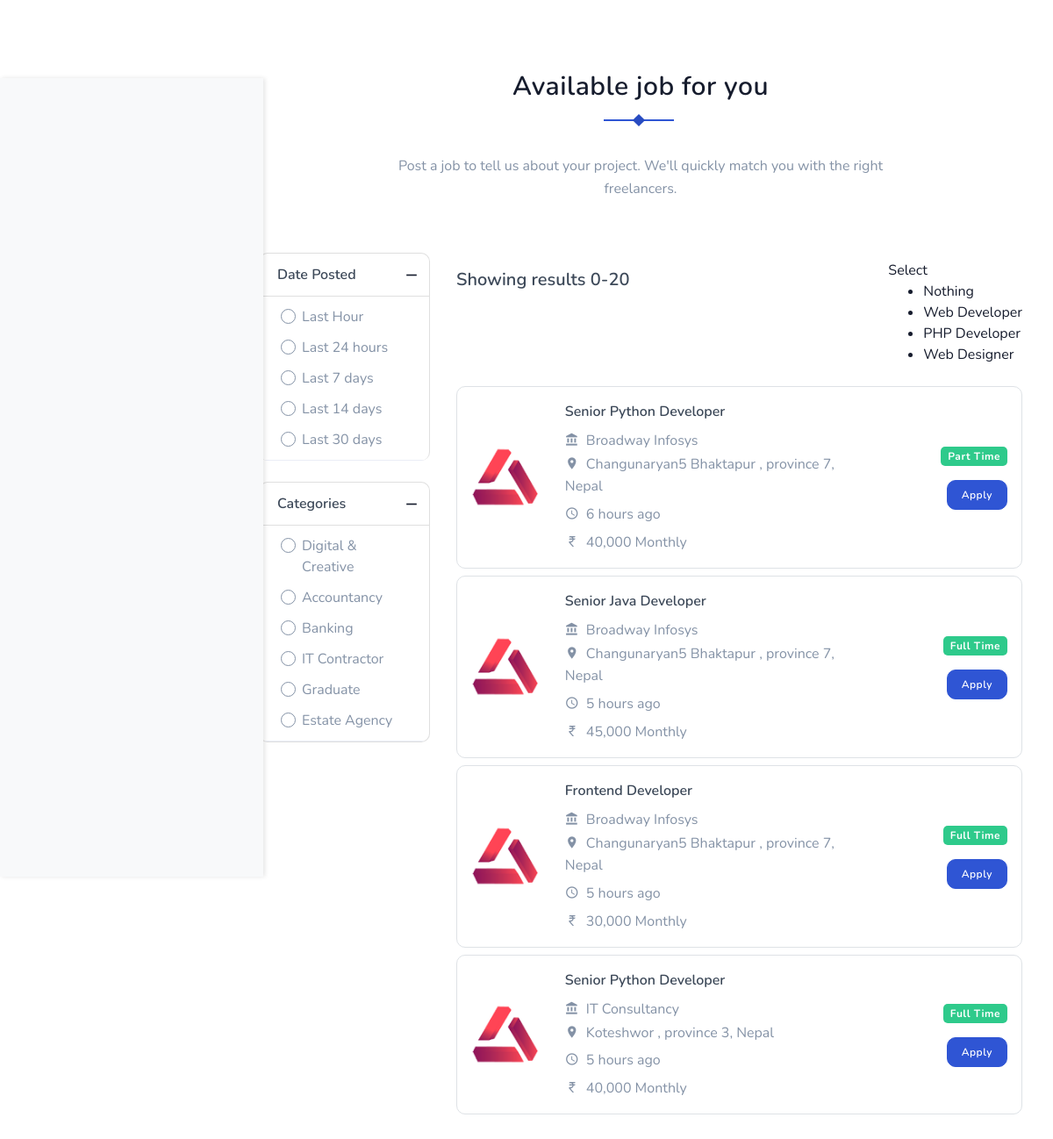
The page /job/aviliable_jobs/ on the database its author committed.
### job/models.py (models this page shows, shortened)
class Job(models.Model):
    company = models.ForeignKey(Company, on_delete=models.CASCADE)  # Renamed for clarity
    title = models.CharField(max_length=200)
    post_date_time = models.DateTimeField(auto_now_add=True, editable=False)
    date_posted = models.DateField(auto_now_add=True)
    salary = models.PositiveIntegerField()
    pay_mode = models.CharField(max_length=20, choices=PAY_MODE)
    job_type = models.CharField(max_length=50, choices=JOB_TYPE)
    job_location = models.CharField(max_length=200, choices=JOB_LOCATION)
    job_category = models.CharField(max_length=200, choices=JOB_CATEGORY)
    expiry_date = models.DateTimeField(null=True, blank=True)
    job_description = models.TextField()
    status = models.CharField(max_length=50, choices=STATUS, default='Pending')

### company/models.py (models this page shows)
class Company(models.Model):
    user = models.OneToOneField(User, on_delete=models.CASCADE)
    name = models.CharField(max_length=200)
    address = models.CharField(max_length=50, null= True)
    email = models.EmailField(max_length=50)
    phone_number = models.CharField(max_length=13)
    website = models.URLField()
    founded_in = models.PositiveIntegerField()
    primary_industry = models.CharField(max_length=100, choices=PRIMARY_INDUSTRY)
    province = models.CharField(max_length=20, choices=PROVINCE_CHOICES)
    company_size = models.CharField(max_length=20,choices=COMPANY_SIZES)
    country = models.CharField(max_length=20, choices=COUNTRY_CHOICES)
    linkedin = models.URLField()
    instagram = models.URLField()
    facebook = models.URLField()
    about_company = models.TextField()
    def __str__(self):
        return f"{self.name}"

### job/views.py (the view)
# urls.py: path('aviliable_jobs/', views.all_joblist, name='all_joblist'),
def all_joblist(request):
  jobs = Job.objects.filter(status = 'Active')
  context = {'jobs': jobs}
  return render(request, 'job/all_joblist.html', context)

### templates/job/all_joblist.html (shortened to what this page needs)
{% extends "base.html" %}
{% load static %}
{% load humanize %}
{% block content %}
   <section class="section pt-0">
    <div class="container mt-2">
      <div class="row justify-content-center">
            <div class="col-12">
                <div class="section-title text-center mb-4 pb-2">
                    <h4 class="title title-line pb-5">Available job for you</h4>
                    <p class="text-muted para-desc mx-auto mb-1">Post a job to tell us about your project. We'll quickly match you with the right freelancers.</p>
                </div>
            </div>
        </div>
        <div class="row">
            <div class="col-lg-3">
                <div class="left-sidebar">
                    <div class="accordion" id="accordionExample">
                        <div class="card rounded mt-4">
                            <a data-toggle="collapse" href="#collapseOne" class="job-list" aria-expanded="true" aria-controls="collapseOne">
                                <div class="card-header" id="headingOne">
                                    <h6 class="mb-0 text-dark f-18">Date Posted</h6>
                                </div>
                            </a>
                            <div id="collapseOne" class="collapse show" aria-labelledby="headingOne">
                                <div class="card-body p-0">
                                    <div class="custom-control custom-radio">
                                        <label class="custom-control-label ml-1 text-muted" for="customRadio1">Last Hour</label>
                                    </div>
                                    <div class="custom-control custom-radio">
                                        <label class="custom-control-label ml-1 text-muted" for="customRadio2">Last 24 hours</label>
                                    </div>
                                    <div class="custom-control custom-radio">
                                        <label class="custom-control-label ml-1 text-muted" for="customRadio3">Last 7 days</label>
                                    </div>
                                    <div class="custom-control custom-radio">
                                        <label class="custom-control-label ml-1 text-muted" for="customRadio4">Last 14 days</label>
                                    </div>
                                    <div class="custom-control custom-radio">
                                        <label class="custom-control-label ml-1 text-muted" for="customRadio5">Last 30 days</label>
                                    </div>
                                </div>
                            </div>
                        </div>
                        <div class="card rounded mt-4">
                            <a data-toggle="collapse" href="#collapsetwo" class="job-list" aria-expanded="true" aria-controls="collapsetwo">
                                <div class="card-header" id="headingtwo">
                                    <h6 class="mb-0 text-dark f-18">Categories</h6>
                                </div>
                            </a>
                            <div id="collapsetwo" class="collapse show" aria-labelledby="headingtwo">
                                <div class="card-body p-0">
                                    <div class="custom-control custom-radio">
                                        <label class="custom-control-label ml-1 text-muted f-15" for="customRadio7">Digital & Creative</label>
                                    </div>
                                    <div class="custom-control custom-radio">
                                        <label class="custom-control-label ml-1 text-muted f-15" for="customRadio8">Accountancy</label>
                                    </div>
                                    <div class="custom-control custom-radio">
                                        <label class="custom-control-label ml-1 text-muted f-15" for="customRadio9">Banking</label>
                                    </div>
                                    <div class="custom-control custom-radio">
                                        <label class="custom-control-label ml-1 text-muted f-15" for="customRadio10">IT Contractor</label>
                                    </div>
                                    <div class="custom-control custom-radio">
                                        <label class="custom-control-label ml-1 text-muted f-15" for="customRadio11">Graduate</label>
                                    </div>
                                    <div class="custom-control custom-radio">
                                        <label class="custom-control-label ml-1 text-muted f-15" for="customRadio12">Estate Agency</label>
                                    </div>
                                </div>
                            </div>
                        </div>
                    </div>
                </div>
            </div>
            <div class="col-lg-9 mt-4 pt-2">
                <div class="row align-items-center">
                    <div class="col-lg-12">
                        <div class="show-results">
                            <div class="float-left">
                                <h5 class="text-dark mb-0 pt-2 f-18">Showing results 0-20</h5>
                            </div>
                            <div class="sort-button float-right">
                            </div>
                        </div>
                    </div>
                </div>
                <div class="row">
                  {% for job in jobs %}
                    <div class="col-lg-12  pt-2">
                        <div class="job-list-box border rounded">
                            <div class="p-3">
                                <div class="row align-items-center">
                                    <div class="col-lg-2">
                                        <div class="company-logo-img">
                                            <img src="{% static 'images/featured-job/img-1.png' %}" alt="" class="img-fluid mx-auto d-block">
                                        </div>
                                    </div>
                                    <div class="col-lg-7 col-md-9">
                                        <div class="job-list-desc">
                                            <h6 class="mb-2"><a href="{% url 'job:job_details' job.pk %}" class="text-dark">{{ job.title }}</a></h6>
                                            <p class="text-muted mb-0"><i class="mdi mdi-bank mr-2"></i>{{ job.company }}</p>
                                            <ul class="list-inline mb-0">
                                                <li class="list-inline-item mr-3">
                                                    <p class="text-muted mb-0"><i class="mdi mdi-map-marker mr-2"></i>{{ job.company.address }} , {{ job.company.province }}, {{ job.company.country }}</p>
                                                </li>
                                                <br>
                                                <li class="list-inline-item">
                                                    <p class="text-muted mb-0"><i class="mdi mdi-clock-outline mr-2"></i>{{ job.post_date_time|naturaltime }}</p>
                                                </li>
                                                <br>
                                                <li class="list-inline-item">
                                                    <p class="text-muted mb-0"><i class="mdi mdi-currency-inr mr-2"></i>{{ job.salary|intcomma }} {{ job.pay_mode }}</p>
                                                </li>
                                            </ul>
                                        </div>
                                    </div>
                                    <div class="col-lg-3 col-md-3">
                                        <div class="job-list-button-sm text-right">
                                            <span class="badge badge-success">{{ job.job_type }}</span>
                                            <div class="mt-3">
                                                <a href="{% url 'job:apply_for_job' job.pk %}" class="btn btn-sm btn-primary">Apply</a>
                                            </div>
                                        </div>
                                    </div>
                                </div>
                            </div>
                        </div>
                    </div>
                     {% endfor %}
                </div>
            </div>
        </div>
    </div>
</section>
{% endblock content %}

### static/css/side_nav.css (style rules this page uses)
body { overflow-x: hidden }

### static/css/style.css (style rules this page uses)
.text-dark { color: #3c4858 !important; }
.text-muted { color: #8492a6 !important; }
.list-inline-item:not(:last-child) { margin-right: 5px; margin-bottom: 5px; }
.rounded { border-radius: 10px !important; }
.btn { padding: 8px 20px; outline: none; text-decoration: none; font-size: 16px; letter-spacing: 0.5px; -webkit-transition: all 0.3s; transition: all 0.3s; font-weight: 600; border-radius: 10px; }
.btn.btn-sm { padding: 7px 16px; font-size: 12px; }
.btn.btn-primary, .btn.btn-secondary, .btn.btn-success, .btn.btn-danger, .btn.btn-info, .btn.btn-warning, .btn.btn-dark { color: #ffffff !important; }
.btn.btn-primary { background: #2f55d4; border: 1px solid #2f55d4; }
.badge { padding: 5px 8px; border-radius: 5px; letter-spacing: 0.5px; }
.badge.badge-primary, .badge.badge-secondary, .badge.badge-success, .badge.badge-danger, .badge.badge-info, .badge.badge-warning, .badge.badge-dark { color: #ffffff !important; }
.badge.badge-success { background-color: #2eca8b !important; }
body { font-family: "Nunito", sans-serif; overflow-x: hidden !important; font-size: 16px; color: #161c2d; }
h1, h2, h3, h4, h5, h6, .h1, .h2, .h3, .h4, .h5, .h6 { font-family: "Nunito", sans-serif; line-height: 1.5; font-weight: 600; }
a { text-decoration: none !important; }
p { line-height: 1.6; }
.section { padding: 10px 0; position: relative; }
.section-title { position: relative; }
.section-title .title { letter-spacing: 0.5px; font-size: 30px; }
.section-title .title.title-line:before { content: ""; position: absolute; height: 2px; width: 80px; left: 50%; top: 60px; text-align: center; background: #2f55d4; margin-left: -42px; }
.section-title .title.title-line:after { content: ""; position: absolute; height: 10px; width: 10px; left: 50%; top: 56px; z-index: 1; text-align: center; background: #284bc1; margin-left: -7px; -webkit-transform: rotate(45deg); transform: rotate(45deg); }
.para-desc { max-width: 600px; }
.left-sidebar .card-body { border-bottom: 1px solid #eaedf6; }
a.job-list[data-toggle=collapse]:before { content: '\f374'; display: block; font-family: 'Material Design Icons'; font-size: 20px; color: #161c2d; position: absolute; right: 10px; top: 50%; -webkit-transform: translateY(-50%); transform: translateY(-50%); }
.job-list { position: relative; }
.card-header { background-color: transparent; margin-bottom: 0 !important; }
.custom-control-label:before { border: 1px solid #8492a6; background-color: transparent; width: 17px; height: 17px; top: 3px; }
.custom-control-label:after { width: 18px; height: 18px; top: 2px; left: -25px; }
.custom-control { margin: 11px 20px; }
.job-list-box { -webkit-transition: all 0.5s; transition: all 0.5s; }

### templates/base.html (style rules this page uses)
body { overflow-x: hidden; }

### rows shown on the page
Job: title "Senior Python Developer", company "Broadway Infosys", company.address "Changunaryan5 Bhaktapur", company.province "province 7", company.country "Nepal", post_date_time "6 hours ago", salary "40,000", pay_mode "Monthly", job_type "Part Time"
Job: title "Senior Java Developer", company "Broadway Infosys", company.address "Changunaryan5 Bhaktapur", company.province "province 7", company.country "Nepal", post_date_time "5 hours ago", salary "45,000", pay_mode "Monthly", job_type "Full Time"
Job: title "Frontend Developer", company "Broadway Infosys", company.address "Changunaryan5 Bhaktapur", company.province "province 7", company.country "Nepal", post_date_time "5 hours ago", salary "30,000", pay_mode "Monthly", job_type "Full Time"
Job: title "Senior Python Developer", company "IT Consultancy", company.address "Koteshwor", company.province "province 3", company.country "Nepal", post_date_time "5 hours ago", salary "40,000", pay_mode "Monthly", job_type "Full Time"
